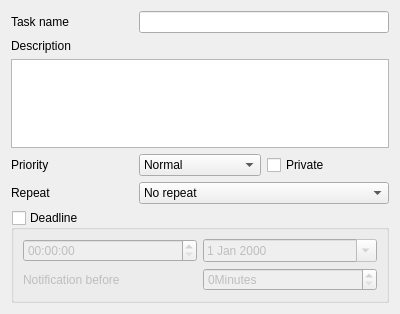
<?xml version="1.0" encoding="UTF-8"?>
<ui version="4.0">
 <class>TaskEditWidget</class>
 <widget class="QWidget" name="TaskEditWidget">
  <property name="geometry">
   <rect>
    <x>0</x>
    <y>0</y>
    <width>400</width>
    <height>314</height>
   </rect>
  </property>
  <property name="windowTitle">
   <string>Form</string>
  </property>
  <layout class="QGridLayout" name="gridLayout_2">
   <item row="0" column="0">
    <widget class="QLabel" name="label">
     <property name="text">
      <string>Task name</string>
     </property>
    </widget>
   </item>
   <item row="0" column="1" colspan="2">
    <widget class="QLineEdit" name="lineEdit">
     <property name="maxLength">
      <number>30</number>
     </property>
    </widget>
   </item>
   <item row="1" column="0">
    <widget class="QLabel" name="label_2">
     <property name="text">
      <string>Description</string>
     </property>
    </widget>
   </item>
   <item row="1" column="1" colspan="2">
    <widget class="QLabel" name="createdLabel">
     <property name="styleSheet">
      <string notr="true">color: rgb(99, 99, 99);</string>
     </property>
     <property name="text">
      <string/>
     </property>
    </widget>
   </item>
   <item row="2" column="0" colspan="3">
    <widget class="QPlainTextEdit" name="plainTextEdit"/>
   </item>
   <item row="3" column="0">
    <widget class="QLabel" name="label_4">
     <property name="text">
      <string>Priority</string>
     </property>
    </widget>
   </item>
   <item row="3" column="1">
    <widget class="QComboBox" name="comboBox">
     <property name="currentIndex">
      <number>1</number>
     </property>
     <item>
      <property name="text">
       <string>Low</string>
      </property>
      <property name="icon">
       <iconset resource="../resources/resources.qrc">
        <normaloff>:/priority/low</normaloff>:/priority/low</iconset>
      </property>
     </item>
     <item>
      <property name="text">
       <string>Normal</string>
      </property>
      <property name="icon">
       <iconset resource="../resources/resources.qrc">
        <normaloff>:/priority/normal</normaloff>:/priority/normal</iconset>
      </property>
     </item>
     <item>
      <property name="text">
       <string>High</string>
      </property>
      <property name="icon">
       <iconset resource="../resources/resources.qrc">
        <normaloff>:/priority/high</normaloff>:/priority/high</iconset>
      </property>
     </item>
    </widget>
   </item>
   <item row="3" column="2">
    <widget class="QCheckBox" name="privateBox">
     <property name="text">
      <string>Private</string>
     </property>
    </widget>
   </item>
   <item row="4" column="0">
    <widget class="QLabel" name="label_5">
     <property name="text">
      <string>Repeat</string>
     </property>
    </widget>
   </item>
   <item row="4" column="1" colspan="2">
    <widget class="QComboBox" name="repeatBox">
     <item>
      <property name="text">
       <string>No repeat</string>
      </property>
     </item>
     <item>
      <property name="text">
       <string>Dayly</string>
      </property>
     </item>
     <item>
      <property name="text">
       <string>Weekly</string>
      </property>
     </item>
     <item>
      <property name="text">
       <string>monthly</string>
      </property>
     </item>
    </widget>
   </item>
   <item row="5" column="0" colspan="3">
    <widget class="QGroupBox" name="groupBox">
     <property name="title">
      <string>Deadline</string>
     </property>
     <property name="checkable">
      <bool>true</bool>
     </property>
     <property name="checked">
      <bool>false</bool>
     </property>
     <layout class="QGridLayout" name="gridLayout">
      <item row="0" column="0">
       <widget class="QTimeEdit" name="timeEdit">
        <property name="enabled">
         <bool>false</bool>
        </property>
       </widget>
      </item>
      <item row="0" column="1">
       <widget class="QDateEdit" name="dateEdit">
        <property name="enabled">
         <bool>false</bool>
        </property>
        <property name="calendarPopup">
         <bool>true</bool>
        </property>
       </widget>
      </item>
      <item row="1" column="0">
       <widget class="QLabel" name="label_3">
        <property name="enabled">
         <bool>false</bool>
        </property>
        <property name="text">
         <string>Notification before</string>
        </property>
       </widget>
      </item>
      <item row="1" column="1">
       <widget class="QSpinBox" name="notifBox">
        <property name="suffix">
         <string>Minutes</string>
        </property>
       </widget>
      </item>
     </layout>
    </widget>
   </item>
  </layout>
 </widget>
 <resources>
  <include location="../resources/resources.qrc"/>
 </resources>
 <connections>
  <connection>
   <sender>groupBox</sender>
   <signal>toggled(bool)</signal>
   <receiver>timeEdit</receiver>
   <slot>setEnabled(bool)</slot>
   <hints>
    <hint type="sourcelabel">
     <x>138</x>
     <y>235</y>
    </hint>
    <hint type="destinationlabel">
     <x>115</x>
     <y>265</y>
    </hint>
   </hints>
  </connection>
  <connection>
   <sender>groupBox</sender>
   <signal>toggled(bool)</signal>
   <receiver>dateEdit</receiver>
   <slot>setEnabled(bool)</slot>
   <hints>
    <hint type="sourcelabel">
     <x>225</x>
     <y>235</y>
    </hint>
    <hint type="destinationlabel">
     <x>259</x>
     <y>268</y>
    </hint>
   </hints>
  </connection>
 </connections>
</ui>
